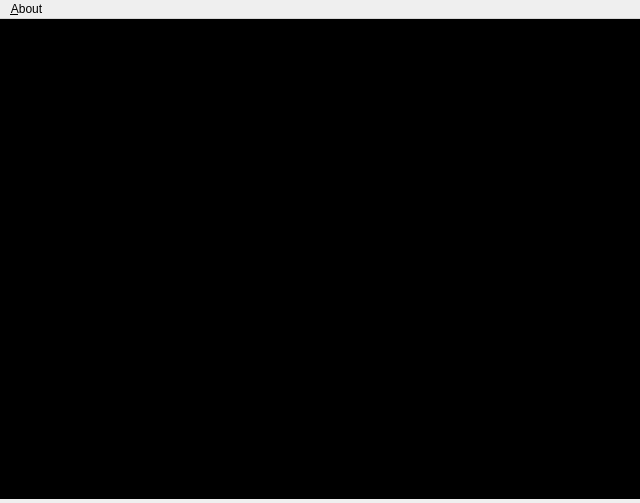
<?xml version="1.0" encoding="UTF-8"?>
<ui version="4.0">
 <class>Main</class>
 <widget class="QMainWindow" name="Main">
  <property name="geometry">
   <rect>
    <x>0</x>
    <y>0</y>
    <width>640</width>
    <height>503</height>
   </rect>
  </property>
  <property name="sizePolicy">
   <sizepolicy hsizetype="Preferred" vsizetype="Preferred">
    <horstretch>0</horstretch>
    <verstretch>0</verstretch>
   </sizepolicy>
  </property>
  <property name="windowTitle">
   <string>ningeMain</string>
  </property>
  <property name="styleSheet">
   <string notr="true"/>
  </property>
  <widget class="QWidget" name="centralwidget">
   <property name="sizePolicy">
    <sizepolicy hsizetype="Preferred" vsizetype="Preferred">
     <horstretch>0</horstretch>
     <verstretch>0</verstretch>
    </sizepolicy>
   </property>
   <property name="minimumSize">
    <size>
     <width>640</width>
     <height>480</height>
    </size>
   </property>
   <property name="maximumSize">
    <size>
     <width>640</width>
     <height>480</height>
    </size>
   </property>
   <property name="styleSheet">
    <string notr="true"/>
   </property>
   <layout class="QVBoxLayout" name="verticalLayout">
    <property name="margin">
     <number>0</number>
    </property>
    <item>
     <widget class="QStackedWidget" name="centralStack">
      <widget class="QWidget" name="logoPage">
       <property name="styleSheet">
        <string notr="true">image: url(:/ningeMain/resource/image/ninge.png);
background-color: rgb(0, 0, 0);</string>
       </property>
      </widget>
     </widget>
    </item>
   </layout>
  </widget>
  <widget class="QMenuBar" name="menubar">
   <property name="geometry">
    <rect>
     <x>0</x>
     <y>0</y>
     <width>640</width>
     <height>23</height>
    </rect>
   </property>
   <widget class="QMenu" name="menu_About">
    <property name="tearOffEnabled">
     <bool>false</bool>
    </property>
    <property name="title">
     <string>&amp;About</string>
    </property>
    <property name="separatorsCollapsible">
     <bool>false</bool>
    </property>
    <addaction name="actionAbout_ninge"/>
    <addaction name="actionAbout_Qt"/>
   </widget>
   <addaction name="menu_About"/>
  </widget>
  <action name="actionAbout_ninge">
   <property name="text">
    <string>About &amp;ninge</string>
   </property>
  </action>
  <action name="actionAbout_Qt">
   <property name="text">
    <string>About &amp;Qt</string>
   </property>
  </action>
 </widget>
 <resources/>
 <connections/>
</ui>
